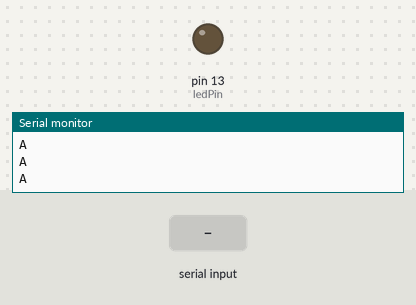
Simulated run of this sketch. Board: Arduino Uno, built with avr-gcc and run on an emulated ATmega328P. Shown: output pins drawn as LEDs (lit = HIGH), the last lines printed to the serial monitor. Inputs (shaded band) come from the test bench.

Above: at 1.0 s.
1.1 s: "1" received over Serial
At 2.4 s:
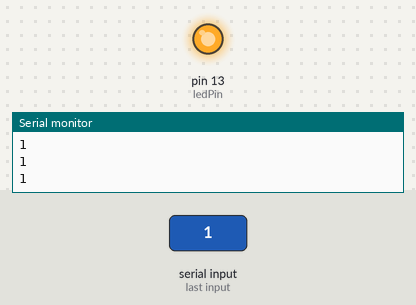
2.7 s: "0" received over Serial
At 3.9 s:
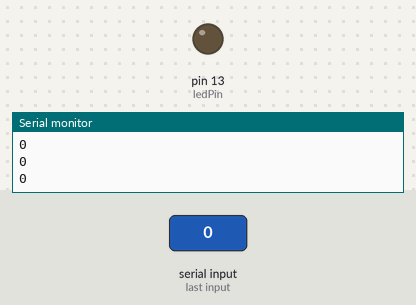
Timing chart, 0 to 5.7 s (numbered marks = the images above; inputs shaded):
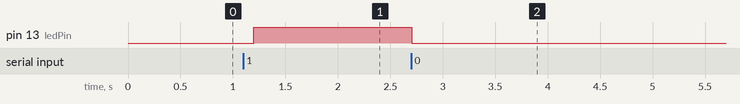

The sketch:

clickcode.ino
```cpp
char val; // Data received from the serial port
int ledPin = 13; // Set the pin to digital I/O 13
boolean ledState = LOW; //to toggle our LED

void setup()
{
  pinMode(ledPin, OUTPUT); // Set pin as OUTPUT
  //initialize serial communications at a 9600 baud rate
  Serial.begin(9600);
  establishContact();  // send a byte to establish contact until receiver responds
}

void loop()
{

  if (Serial.available() > 0) { // If data is available to read,
    val = Serial.read(); // read it and store it in val

    if(val == '1') //if we get a 1
    {
       ledState = HIGH;
       digitalWrite(ledPin, ledState);
    }
    if(val == '0') //if we get a 0
    {
       ledState = LOW;
       digitalWrite(ledPin, ledState);
    }
    delay(100);
  }
    else {
    Serial.println(ledState); //send back a hello world
    delay(50);
    }
}

void establishContact() {
  while (Serial.available() <= 0) {
  Serial.println("A");   // send a capital A
  delay(300);
  }
}
```

Measured:
- after the input at 1.1 s, pin 13 (ledPin): LOW → HIGH after 0.10 s
- after the input at 2.7 s, pin 13 (ledPin): HIGH → LOW at once
